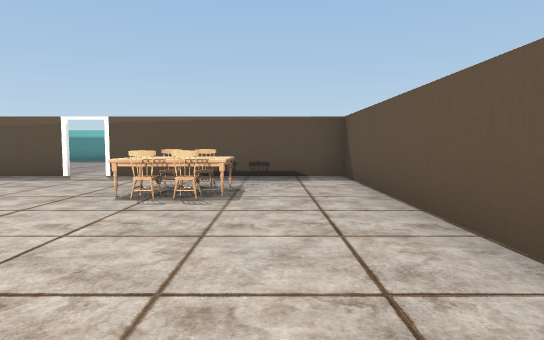
[1] (above)

24 first-person views from a walk through a scene from a Unity 3-D project. The camera is 1.3 m above the floor, tilts 4° down and sees 75° across. The floor is counted in squares, 2 m on a side. Each view is taken from the middle of a square. On the plan, view 1 faces up. The plan holds only what a view shows up to about 10 squares ahead; the rest is blank. The player character is not drawn. Some animated figures are left out. Some surface patterns are stand-ins.

[2]
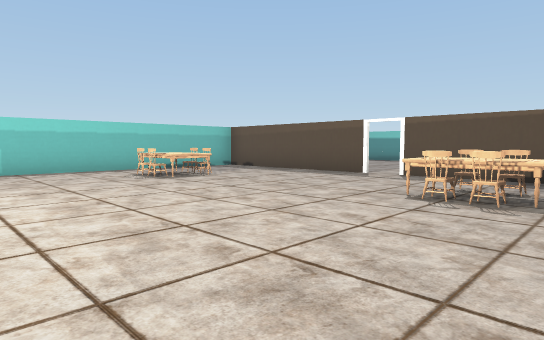

[3]
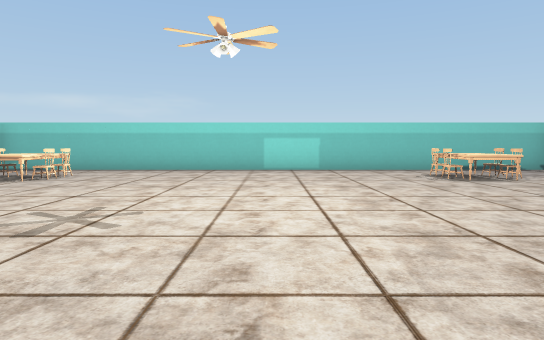

[4]
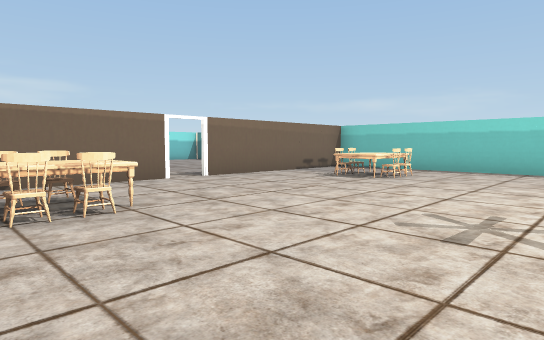

[5]
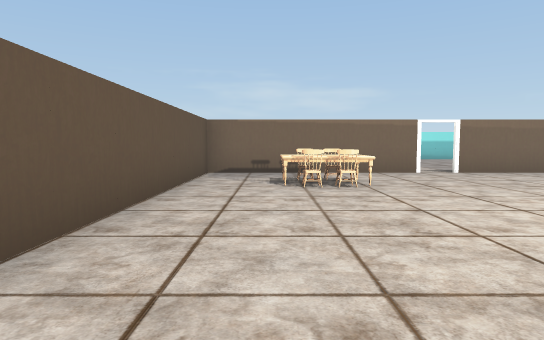

[6]
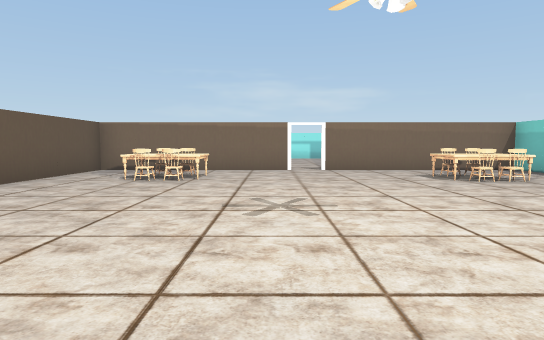

[7]
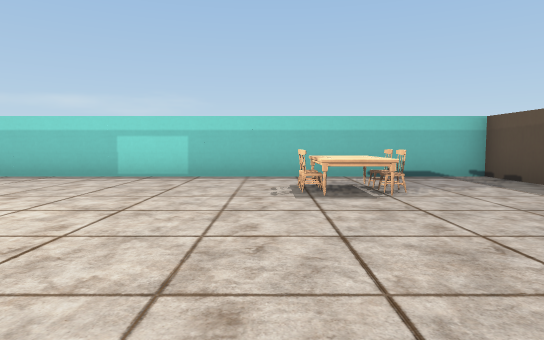

[8]
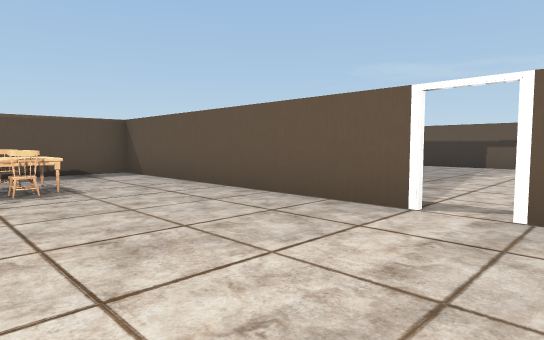

[9]
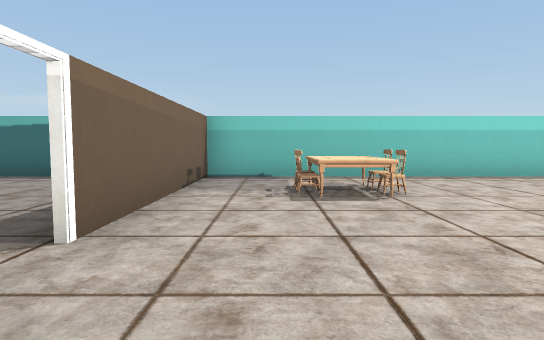

[10]
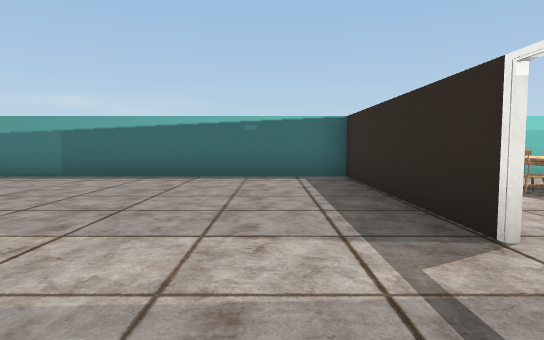

[11]
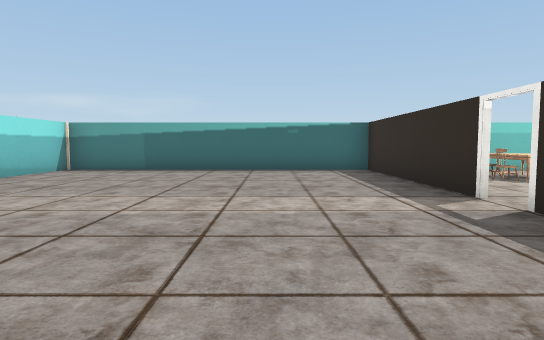

[12]
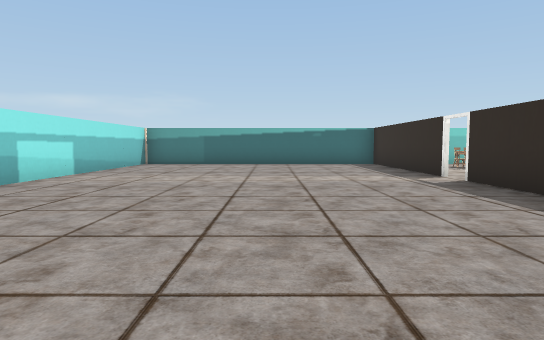

[13]
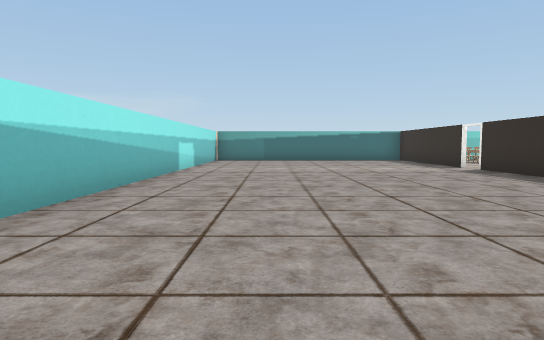

[14]
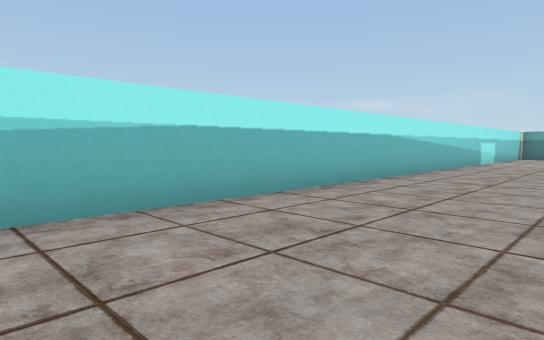

[15]
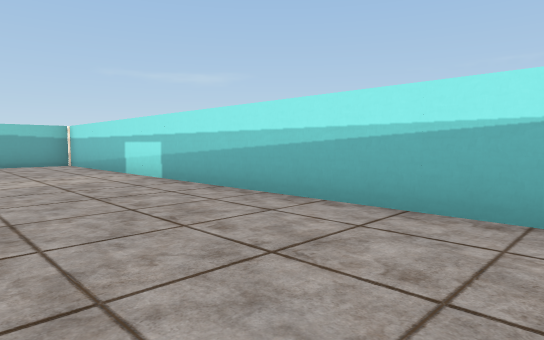

[16]
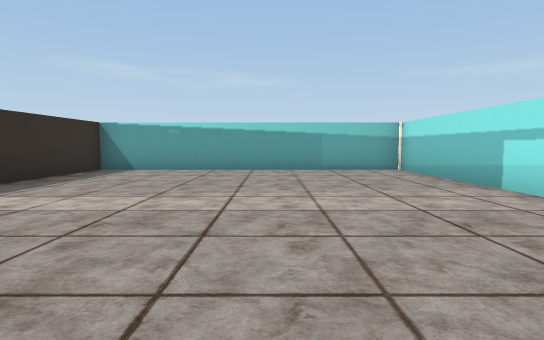

[17]
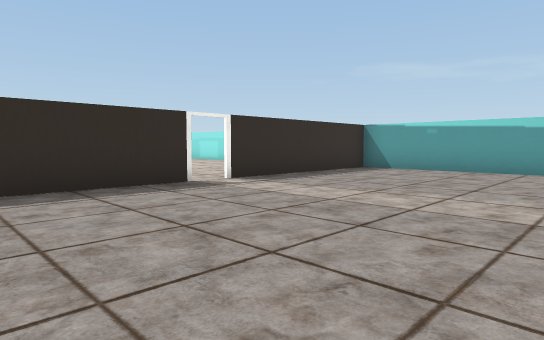

[18]
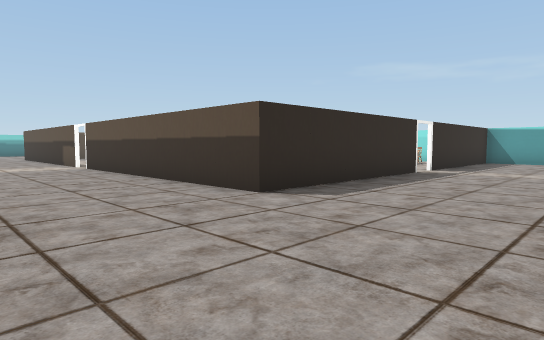

[19]
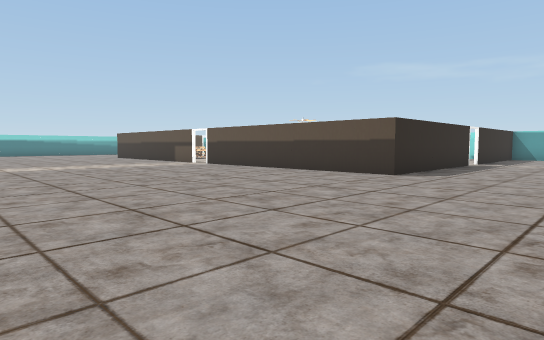

[20]
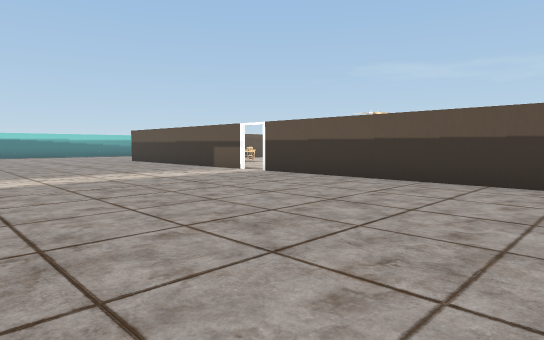

[21]
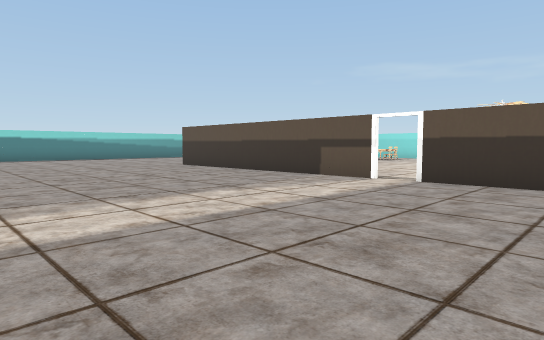

[22]
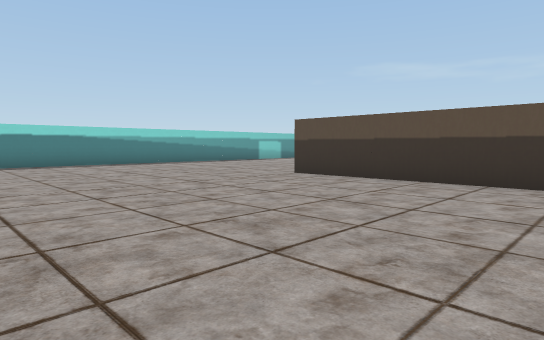

[23]
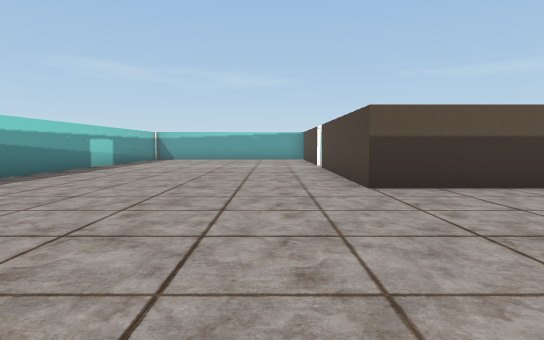

[24]
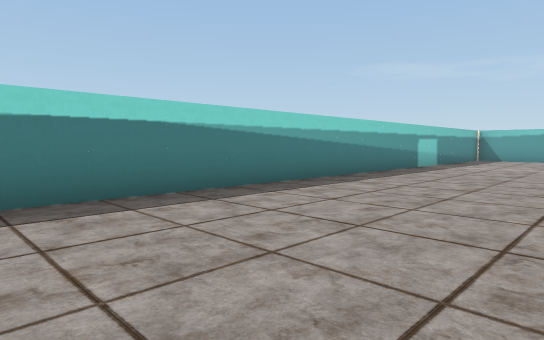

### Floor plan
Points are (right, up) in squares from view 1. A wall is a line through its corners. A room is listed if a view was taken in it or the views show most of it. See-through windows are left out.
Room 1 (views 1, 2, 3, 4, 5, 6, 7, 8, 9)
walls: (1.5, 0.4) (1.5, 7.5) (-3.6, 7.5); (-3.6, -7.3) (1.5, -7.3) (1.5, -0.2); (-4.2, 7.5) (-9.4, 7.5) (-9.4, -6.9); (-9.5, -7.3) (-4.2, -7.3)
ways out: opening at (-4, -7) to room 2; opening at (-4, 7) to room 2; opening at (2, 0) to room 2
objects: chair (-8, 3); table (-8, 4) to (-7, 4); chair (-8, 5); chair (-7, -6); table (-7, -5); chair (-7, -4); chair (-7, 3); chair (-7, 5); chair (-2, 4); table (-2, 5) to (-1, 5); chair (-2, 6); chair (-1, -6); table (-1, -5); chair (-1, -4); chair (-1, 4); chair (-1, 6)
Room 2 (views 10, 11, 12, 13, 14, 15, 16, 17, 18, 19, 20, 21, 22, 23, 24)
walls: (9.3, 0.4) (9.3, 7.5) (14, 7.5); (-1.1, -7.5) (-3.6, -7.5); (-4.2, -7.5) (-9.4, -7.5); (14.6, -7.5) (9.3, -7.5) (9.3, -0.2); (-9.4, -6.9) (-9.4, -15.4) (20.4, -15.4) (20.4, -7.5) (15.2, -7.5); (14, 14.4) (4.5, 14.4)
ways out: opening at (-4, -7) to room 1; opening at (-4, 7) to room 1; opening at (2, 0) to room 1; opening at (9, 0); opening at (15, -7)

Where each view was taken, in squares from view 1:
view 1: 0 up, 0 right, facing up
view 2: 0 up, 0 right, facing up-left
view 3: 0 up, 0 right, facing left
view 4: 1 down, 0 right, facing down-left
view 5: 1 up, 0 right, facing down
view 6: 2 up, 3 left, facing down
view 7: 3 up, 2 left, facing left
view 8: 1 down, 2 left, facing up-right
view 9: 6 down, 2 left, facing left
view 10: 9 down, 2 left, facing left
view 11: 10 down, 0 right, facing left
view 12: 11 down, 3 right, facing left
view 13: 13 down, 6 right, facing left
view 14: 12 down, 10 right, facing down-left
view 15: 12 down, 8 right, facing down-right
view 16: 12 down, 11 right, facing right
view 17: 13 down, 11 right, facing up-right
view 18: 11 down, 6 right, facing up-right
view 19: 11 down, 2 right, facing up-right
view 20: 7 down, 3 right, facing up-right
view 21: 3 down, 3 right, facing up-right
view 22: 2 up, 3 right, facing up-right
view 23: 9 up, 4 right, facing right
view 24: 10 up, 4 right, facing up-right
